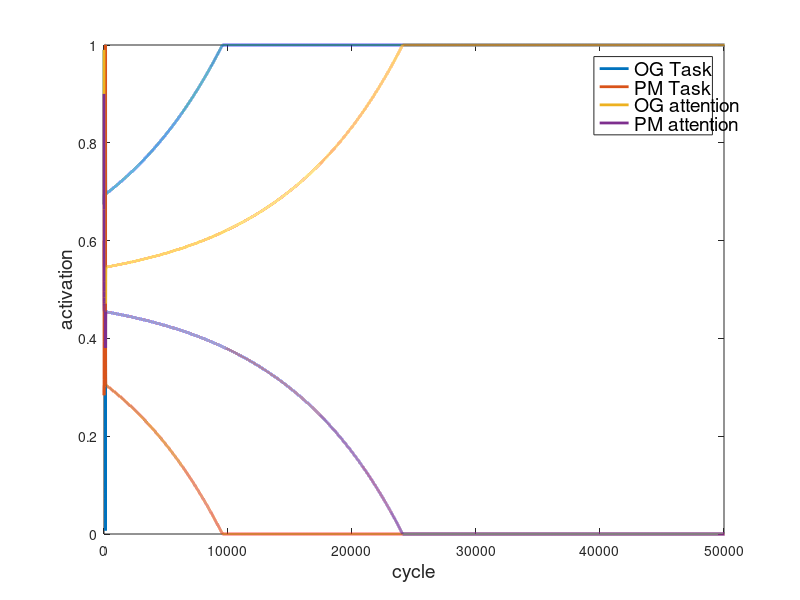

The MATLAB script that drew this image:

x = [-1:0.2:5];
x = 1;
cycs = 60000;

%{
I = 0;
li = -2; % lateral inhibition
se = -2; % self-excitation
ve = 0; % vertical excitation
ci = 0; % cross-inhibition
step = 0.2;
%}

I = 3;
li = -2; % lateral inhibition
se = -2 + 0.001; % self-excitation
ve = -1; % vertical excitation
ci = -1; % cross-inhibition
step = 0.1;


W = [
    se li ve ci -1;
    li se ci ve -1;
    ve ci se li -1;
    ci ve li se -1;
    -1 -1 -1 -1 se;
    ];
b_high = [I I I I 0];
b_low = b_high / 10;
b = b_high;
init_a = [0.99 0.6 0.99 0.9 0];

z = zeros(size(x, 2));

for i = 1:size(x, 2)
    for j = 1:size(x, 2)
        a1 = x(i);
        a2 = x(j);
 
        a = [a1 a2 a1 a2];
        if size(x, 2) == 1
            a = init_a;
        end
        net = [0 0 0 0];
        avg = [0 0 0 0];
        act = zeros(cycs+1, 5);
                                                %act(1,:) = 1 ./ (1 + exp(-a));
                                                act(1,:) = a;
        for cyc = 1:cycs
            net = a * W + b;

            %{
            if cyc > 40 && cyc < 45
                b = [I+0.8 I+0.1 I-0.8 I-1.4 0];
            else
                b = b_high;
            end
            %}
            
            if cyc > 90 && cyc < 130
                b(2) = 4;
            else
                if cyc == 130 || cyc == 131
                    a(1:2) = init_a(1:2);
                end
                b(2) = I;
            end
            
            
            %b = b - b * 0.00001;

            
            %{
            if cyc > 50 && cyc < 70
                b = b_low;
            else
                b = b_high;
            end
            %}

            
            %if cyc > 40 && cyc < 60
            %    b(5) = 3.5;
            %end
            %else
            %    b(5) = I;
            %end
            
                                                da = net;
                                                %da = -a + quadsquare(b + a * W);
            a = a + step * da;
            a = min(a, 1);
            a = max(a, 0);
                                                %act(cyc+1,:) = 1 ./ (1 + exp(-a));
                                                act(cyc+1,:) = a;
        end
        z(i, j) = norm(act(end,:) - act(1,:));
        
        if size(x, 2) == 1
            figure;
            
            plot(act(:,1:4), 'LineWidth', 2);
            ylim([0 1]);
            xlim([0 50000]);
            legend('OG Task', 'PM Task', 'OG attention', 'PM attention', 'Load');
            ylabel('activation');
            xlabel('cycle');
            %{
            line([10 10],ylim, 'LineStyle', '--', 'Color',[0.5 0.5 0.5]);
            line([50 50],ylim, 'LineStyle', '--', 'Color',[0.5 0.5 0.5]);
            line([90 90],ylim, 'LineStyle', '--', 'Color',[0.5 0.5 0.5]);
            line([40 40],ylim, 'LineStyle', '-', 'Color',[0.5 0.5 0.5]);
            
            line([130 130],ylim, 'LineStyle', '--', 'Color',[0.5 0.5 0.5]);
            line([140 140],ylim, 'LineStyle', '--', 'Color',[0.5 0.5 0.5]);
            line([180 180],ylim, 'LineStyle', '--', 'Color',[0.5 0.5 0.5]);
            %}
            
            %{
            text(12, 0.1, 'trial #1');
            text(52, 0.1, 'trial #2');
            
            text(92, 0.1, 'trial #3');
            text(132, 0.15, 'end trial');            
            text(142, 0.1, 'trial #4');
            text(182, 0.1, 'trial #5');
            %}
            
            %title('Ongoing Trials, 5 WM units');            
            %title('Task Switch, 5 WM units');
            
            figureHandle = gcf;
            set(findall(figureHandle,'type','text'),'fontSize',14);
        end
    end
end

if size(x, 2) > 1
    figure;
    surf(x, x, z);
end